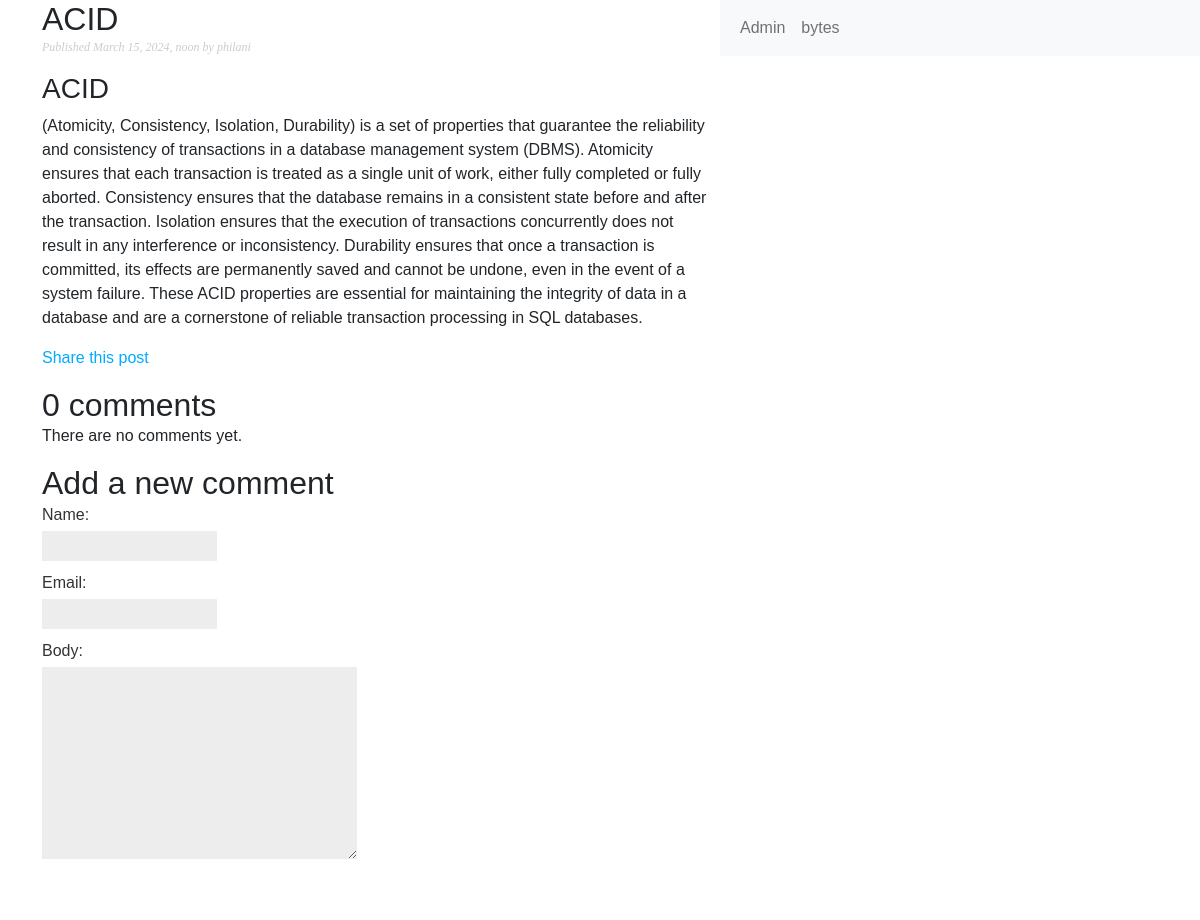
The page /blog/2024/3/15/acid/ on the database as committed earlier.
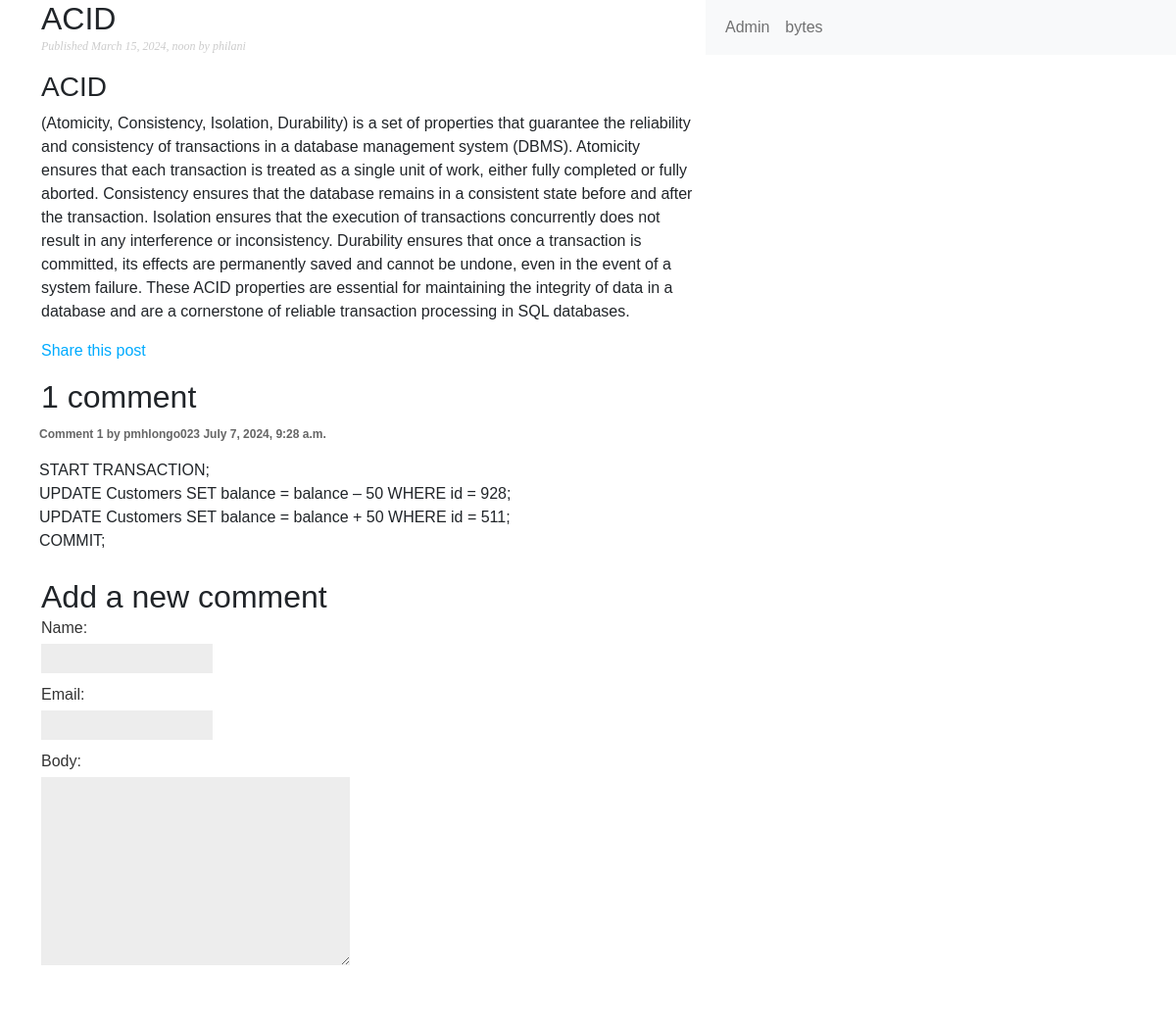
The same page on the database as committed later.
### blog/models.py (models this page shows, shortened)
class Comment(models.Model):
    post = models.ForeignKey(Post,
                             on_delete=models.CASCADE,
                             related_name='comments')
    name = models.CharField(max_length=80)
    email = models.EmailField()
    body = models.TextField()
    created = models.DateTimeField(auto_now_add=True)
    updated = models.DateTimeField(auto_now=True)
    active = models.BooleanField(default=True)
    class Meta:
        ordering = ['created']
        indexes = [
            models.Index(fields=['created']),
        ]

### blog/views.py (the view)
def post_detail(request,year,month,day,post):
    post = get_object_or_404(Post,
                             status=Post.Status.PUBLISHED,
                             slug=post,
                             publish__year=year,
                             publish__month=month,
                             publish__day=day)
    comments = post.comments.filter(active=True)
    form = CommentForm()
    return render(request,
                  'blog/post/details.html',
                  {'post': post,
                   'comments': comments,
                   'form': form})
    return render(request,'blog/post/details.html',{'post':post})

### blog/forms.py
class CommentForm(forms.ModelForm):
    class Meta:
        model = Comment
        fields = ['name', 'email', 'body']

### blog/templatetags/blog_tags.py (called while the page is built)
@register.filter(name='markdown')
def markdown_format(text):
    return mark_safe(markdown.markdown(text))

### blog/templates/blog/post/details.html (shortened to what this page needs)
{% extends "blog/base.html" %}
{% load blog_tags %}
{% block content %}
<div class="container">
  <div class="row">
  <h2>{{ post.title }}</h2>
  <p class="date">
    Published {{ post.publish }} by {{ post.author }}
  </p>
  {{ post.body|markdown }}
  <p>
    <a href="{% url "blog:post_share" post.id %}">
    Share this post
    </a>
  </p>
  {% with comments.count as total_comments %}
    <h2>
        {{ total_comments }} comment{{ total_comments|pluralize }}
    </h2>
  {% endwith %}
  {% for comment in comments %}
  <div class="comment">
    <p class="info">
      Comment {{ forloop.counter }} by {{ comment.name }}
      {{ comment.created }}
    </p>
    {{ comment.body|linebreaks }}
  </div>
{% empty %}
  <p>There are no comments yet.</p>
{% endfor %}
{% include "blog/post/includes/comment_form.html" %}
</div>
</div>
{% endblock %}

Rows that differ between the two databases and show on the page:
added Comment: name "pmhlongo023", created "July 7, 2024, 9:28 a.m.", body "START TRANSACTION; UPDATE Customers SET balance = balance – 50 WHERE id = 928; UPDATE Customers SET balance = balance + 50 WHERE id = 511; COMMIT;"
Other text that changed with them:
{{ total_comments }}: "0" → "1"
text no longer shown: "There are no comments yet."
